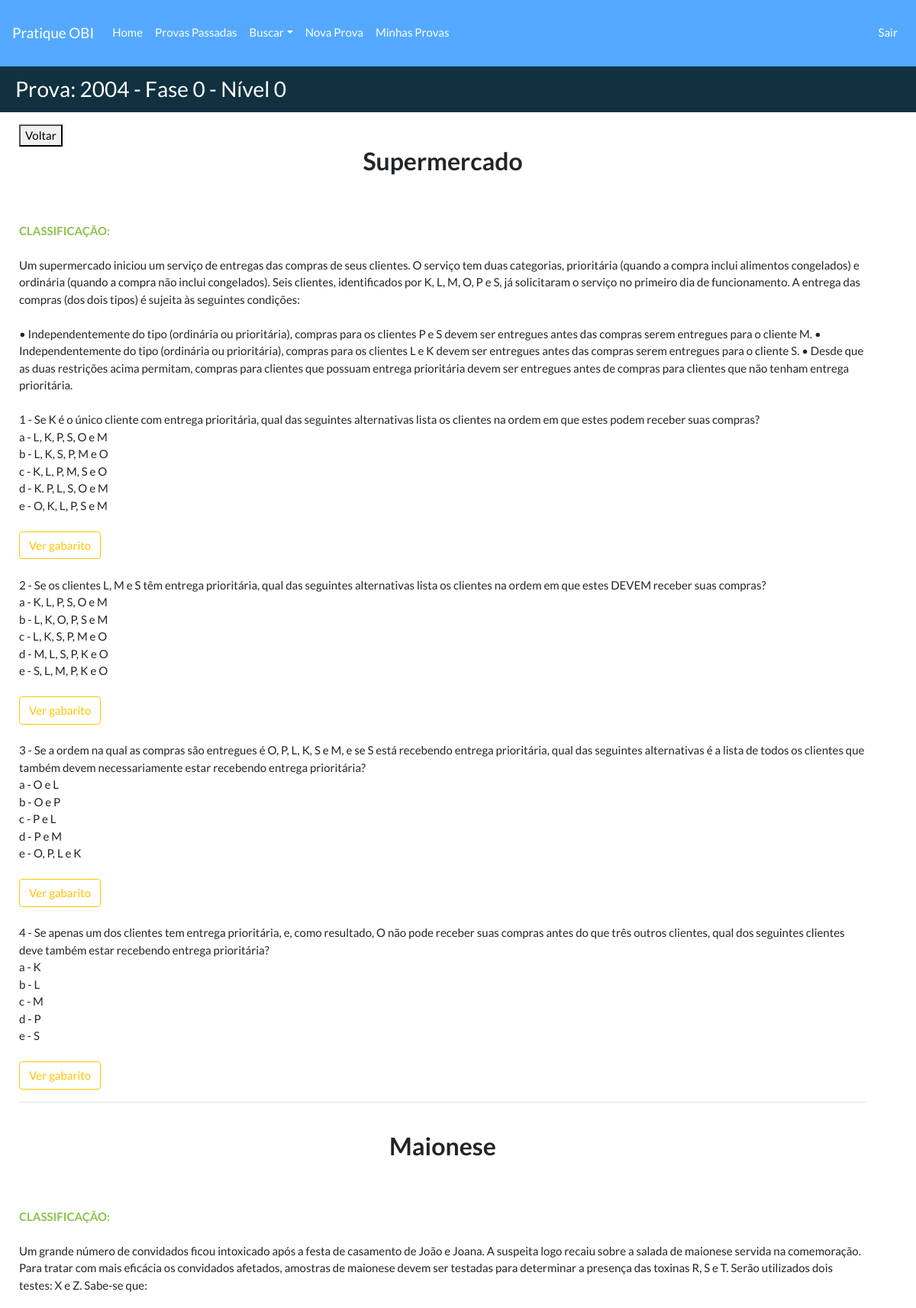
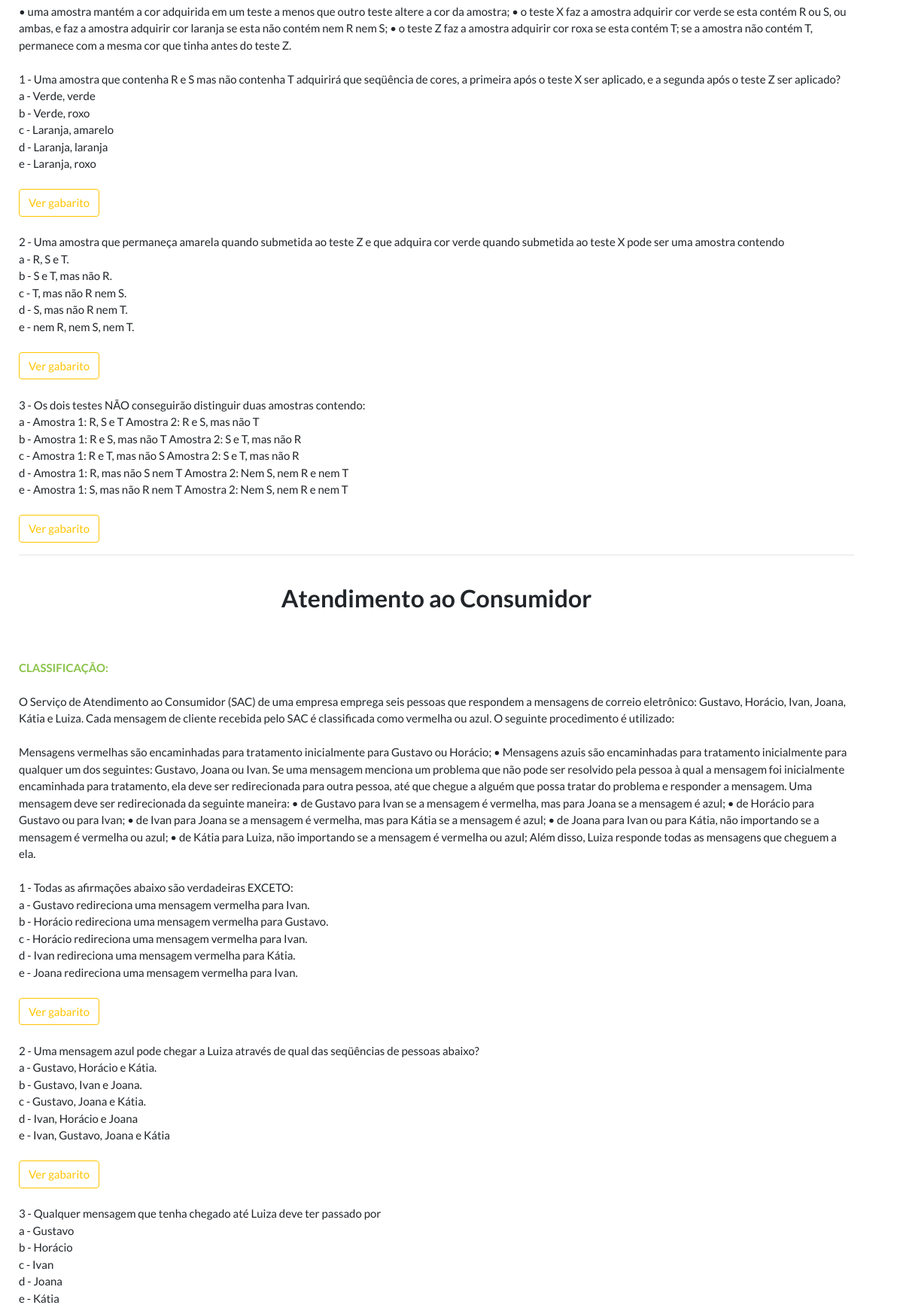
Screenshot of /provas/51/problemas/ (signed in, upper part) with the database file from the repository (2 pictures, top to bottom).
### provasobi/models.py (models this page shows, shortened)
class Prova(models.Model):
    codprova = models.AutoField(db_column='codProva', primary_key=True)  # Field name made lowercase.
    anoprova = models.IntegerField(db_column='anoProva', blank=True, null=True)  # Field name made lowercase.
    nivelprova = models.IntegerField(db_column='nivelProva', blank=True, null=True)  # Field name made lowercase.
    faseprova = models.IntegerField(db_column='faseProva', blank=True, null=True)  # Field name made lowercase.
    urlprova = models.URLField(db_column='urlProva', unique=True, null=True, blank=True,
                               default='https://olimpiada.ic.unicamp.br/passadas/')
    urlgabarito = models.URLField(db_column='urlGabarito', unique=True, null=True, blank=True)
    class Meta:
        unique_together = ['anoprova', 'faseprova', 'nivelprova']
        managed = True
        db_table = 'prova'
        ordering = ['anoprova']

class Problema(models.Model):
    codproblema = models.AutoField(db_column='codProblema', primary_key=True)
    numeroproblema = models.PositiveIntegerField(db_column='numeroProblema',
                                                 validators=[MinValueValidator(1)])
    tituloproblema = models.TextField(db_column='tituloProblema', blank=True, null=True)
    enunciadoproblema = models.TextField(db_column='enunciadoProblema', blank=True, null=True)
    regrasproblema = models.TextField(db_column='regrasProblema', blank=True, null=True)
    imgproblema = models.TextField(db_column='imgProblema', blank=True, null=True, default='')
    codprova = models.ForeignKey('Prova', models.CASCADE, db_column='codProva', blank=True, null=True)
    classificacao = models.ManyToManyField('Classificacao', blank=True)
    def recorte(self, filename):
        return 'problema/' + str(self.codprova.codprova) + '.' + filename.split('.')[-1]
    image = models.ImageField('Recorte', upload_to=recorte, blank=True, null=True)
    class Meta:
        managed = True
        db_table = 'problema'
        unique_together = ['codprova', 'tituloproblema']

class Questao(models.Model):
    codquestao = models.AutoField(db_column='codQuestao', primary_key=True)  # Field name made lowercase.
    numeroquestao = models.PositiveIntegerField(db_column='numeroQuestao',
                                                validators=[MinValueValidator(1)])  # Field name made lowercase.
    enunciadoquestao = models.TextField(db_column='enunciadoQuestao', blank=True,
                                        null=True)  # Field name made lowercase.
    alternativas = models.TextField('Alternativas', null=True, blank=True)
    gabaritoquestao = models.CharField(db_column='gabaritoQuestao', max_length=10, blank=True, null=True)
    imgquestao = models.CharField(db_column='imgQuestao', max_length=300, blank=True, null=True, default='')
    codproblema = models.ForeignKey(Problema, models.CASCADE, db_column='codProblema', blank=True, null=True,
                                    related_name="cod_problemas_questao")
    explicativo = models.TextField('Explicação', null=True, blank=True)
    explicativo_imagem = models.ImageField('Imagem Explicativa ', null=True, blank=True)
    def recorte(self, filename):
        return 'questao/' + str(self.codproblema.codproblema) + '.' + filename.split('.')[-1]
    image = models.ImageField('Recorte', upload_to=recorte, null=True, blank=True)
    class Meta:
        managed = True
        db_table = 'questao'
        verbose_name_plural = 'Questões'
        verbose_name = 'Questão'
        unique_together = ['codproblema', 'numeroquestao']
    def get_alternativas(self):
        data = []
        letras = ['a', 'b', 'c', 'd', 'e']
        i = 0
        alternativas = self.alternativas.split('|')
        for alternativa in alternativas:
            data.append({'letraalternativa': letras[i], 'textoalternativa': alternativas[i]})
            i += 1
        return data

### provasobi/views.py (the view)
# urls.py: path('<int:pk>/problemas/', problemas, name='url_prob'),
def problemas(request, pk):
    problemas = Problema.objects.all().select_related('codprova').filter(codprova=pk)
    provas = Prova.objects.filter(codprova=pk)
    id_prob = []
    for p in problemas:
        id_prob.append(p)
    questoes = Questao.objects.all().select_related('codproblema').filter(codproblema__in=id_prob).order_by(
        'numeroquestao')  # .filter(codproblema__in=id_questoes)
    return render(request, 'problemas.html',
                  {'problemas': problemas, 'questoes': questoes, 'provas': provas})

### templates/problemas.html (shortened to what this page needs)
{% extends 'base2.html' %}
{% load static %}
{% block titulo %}
{% for p in provas %}
    Prova:  {{p.anoprova}} - Fase {{p.faseprova}} - Nível {{p.nivelprova}}
{% endfor %}
{% endblock %}
{% block container %}
    <button onclick="goBack()">Voltar</button>
    {% for prob in problemas %}
    <br/>
    <h3><p align="center"><b>{{prob.tituloproblema}}</b></p></h3><br/>
        <br><font color="#8bc34a"><b>CLASSIFICAÇÃO:</b></font>
        <br/><br/>{{prob.enunciadoproblema}}</br>
        {% if prob.regrasproblema %}
            <br/>{{prob.regrasproblema}}<br/>
        {% endif %}
        {% if prob.imgproblema %}
            {% load static %}
        {% endif %}
        {% for q in questoes %}
            {% if q.codproblema.codproblema == prob.codproblema %}
                <br>{{ q.numeroquestao }} - {{q.enunciadoquestao}}</br>
                {% if q.imgquestao %}
                    {% load static %}
                {% endif %}
                {% for a in q.get_alternativas %}
                        {{a.letraalternativa}} - {{ a.textoalternativa }} </br>
                {% endfor %}
            <br>
             <button class="btn btn-outline-success" onclick="myFunction('{{q.codquestao}}')">Ver gabarito</button><br/>
            {% endif %}
        {% endfor %}
    <hr>
    {% endfor%}
{% endblock %}

### rows the page displays
Prova: anoprova "2004", faseprova "0", nivelprova "0"
Problema: tituloproblema "Supermercado", enunciadoproblema "Um supermercado iniciou um serviço de entregas das compras de seus clientes. O serviço tem duas categorias, prioritária (quando a compra inclui alimentos congelados) e ordinária (quando a compra não inclui congelados). Seis clientes, identificados por K, L, M, O, P e S, já solicitaram o serviço no primeiro dia de funcionamento. A entrega das compras (dos dois tipos) é sujeita às seguintes condições:", regrasproblema "• Independentemente do tipo (ordinária ou prioritária), compras para os clientes P e S devem ser entregues antes das compras serem entregues para o cliente M. • Independentemente do tipo (ordinária ou prioritária), compras para os clientes L e K devem ser entregues antes das compras serem entregues para o cliente S. • Desde que as duas restrições acima permitam, compras para clientes que possuam entrega prioritária devem ser entregues antes de compras para clientes que não tenham entrega prioritária."
Questao: numeroquestao "1", enunciadoquestao "Se K é o único cliente com entrega prioritária, qual das seguintes alternativas lista os clientes na ordem em que estes podem receber suas compras?", letraalternativa "a" "b" "c" "d" "e", textoalternativa "L, K, P, S, O e M" "L, K, S, P, M e O" "K, L, P, M, S e O" "K. P, L, S, O e M" "O, K, L, P, S e M"
Questao: numeroquestao "2", enunciadoquestao "Se os clientes L, M e S têm entrega prioritária, qual das seguintes alternativas lista os clientes na ordem em que estes DEVEM receber suas compras?", letraalternativa "a" "b" "c" "d" "e", textoalternativa "K, L, P, S, O e M" "L, K, O, P, S e M" "L, K, S, P, M e O" "M, L, S, P, K e O" "S, L, M, P, K e O"
Questao: numeroquestao "3", enunciadoquestao "Se a ordem na qual as compras são entregues é O, P, L, K, S e M, e se S está recebendo entrega prioritária, qual das seguintes alternativas é a lista de todos os clientes que também devem necessariamente estar recebendo entrega prioritária?", letraalternativa "a" "b" "c" "d" "e", textoalternativa "O e L" "O e P" "P e L" "P e M" "O, P, L e K"
Questao: numeroquestao "4", enunciadoquestao "Se apenas um dos clientes tem entrega prioritária, e, como resultado, O não pode receber suas compras antes do que três outros clientes, qual dos seguintes clientes deve também estar recebendo entrega prioritária?", letraalternativa "a" "b" "c" "d" "e", textoalternativa "K" "L" "M" "P" "S"
Problema: tituloproblema "Maionese", enunciadoproblema "Um grande número de convidados ficou intoxicado após a festa de casamento de João e Joana. A suspeita logo recaiu sobre a salada de maionese servida na comemoração. Para tratar com mais eficácia os convidados afetados, amostras de maionese devem ser testadas para determinar a presença das toxinas R, S e T. Serão utilizados dois testes: X e Z. Sabe-se que:", regrasproblema "• uma amostra mantém a cor adquirida em um teste a menos que outro teste altere a cor da amostra; • o teste X faz a amostra adquirir cor verde se esta contém R ou S, ou ambas, e faz a amostra adquirir cor laranja se esta não contém nem R nem S; • o teste Z faz a amostra adquirir cor roxa se esta contém T; se a amostra não contém T, permanece com a mesma cor que tinha antes do teste Z."
Questao: numeroquestao "1", enunciadoquestao "Uma amostra que contenha R e S mas não contenha T adquirirá que seqüência de cores, a primeira após o teste X ser aplicado, e a segunda após o teste Z ser aplicado?", letraalternativa "a" "b" "c" "d" "e", textoalternativa "Verde, verde" "Verde, roxo" "Laranja, amarelo" "Laranja, laranja" "Laranja, roxo"
Questao: numeroquestao "2", enunciadoquestao "Uma amostra que permaneça amarela quando submetida ao teste Z e que adquira cor verde quando submetida ao teste X pode ser uma amostra contendo", letraalternativa "a" "b" "c" "d" "e", textoalternativa "R, S e T." "S e T, mas não R." "T, mas não R nem S." "S, mas não R nem T." "nem R, nem S, nem T."
Questao: numeroquestao "3", enunciadoquestao "Os dois testes NÃO conseguirão distinguir duas amostras contendo:", letraalternativa "a" "b" "c" "d" "e", textoalternativa "Amostra 1: R, S e T Amostra 2: R e S, mas não T" "Amostra 1: R e S, mas não T Amostra 2: S e T, mas não R" "Amostra 1: R e T, mas não S Amostra 2: S e T, mas não R" "Amostra 1: R, mas não S nem T Amostra 2: Nem S, nem R e nem T" "Amostra 1: S, mas não R nem T Amostra 2: Nem S, nem R e nem T"
Problema: tituloproblema "Atendimento ao Consumidor", enunciadoproblema "O Serviço de Atendimento ao Consumidor (SAC) de uma empresa emprega seis pessoas que respondem a mensagens de correio eletrônico: Gustavo, Horácio, Ivan, Joana, Kátia e Luiza. Cada mensagem de cliente recebida pelo SAC é classificada como vermelha ou azul. O seguinte procedimento é utilizado:", regrasproblema "Mensagens vermelhas são encaminhadas para tratamento inicialmente para Gustavo ou Horácio; • Mensagens azuis são encaminhadas para tratamento inicialmente para qualquer um dos seguintes: Gustavo, Joana ou Ivan. Se uma mensagem menciona um problema que não pode ser resolvido pela pessoa à qual a mensagem foi inicialmente encaminhada para tratamento, ela deve ser redirecionada para outra pessoa, até que chegue a alguém que possa tratar do problema e responder a mensagem. Uma mensagem deve ser redirecionada da seguinte maneira: • de Gustavo para Ivan se a mensagem é vermelha, mas para Joana se a mensagem é azul; • de Horácio para Gustavo ou para Ivan; • de Ivan para Joana se a mensagem é…"
Questao: numeroquestao "1", enunciadoquestao "Todas as afirmações abaixo são verdadeiras EXCETO:", letraalternativa "a" "b" "c" "d" "e", textoalternativa "Gustavo redireciona uma mensagem vermelha para Ivan." "Horácio redireciona uma mensagem vermelha para Gustavo." "Horácio redireciona uma mensagem vermelha para Ivan." "Ivan redireciona uma mensagem vermelha para Kátia." "Joana redireciona uma mensagem vermelha para Ivan."
Questao: numeroquestao "2", enunciadoquestao "Uma mensagem azul pode chegar a Luiza através de qual das seqüências de pessoas abaixo?", letraalternativa "a" "b" "c" "d" "e", textoalternativa "Gustavo, Horácio e Kátia." "Gustavo, Ivan e Joana." "Gustavo, Joana e Kátia." "Ivan, Horácio e Joana" "Ivan, Gustavo, Joana e Kátia"
Questao: numeroquestao "3", enunciadoquestao "Qualquer mensagem que tenha chegado até Luiza deve ter passado por", letraalternativa "a" "b" "c" "d" "e", textoalternativa "Gustavo" "Horácio" "Ivan" "Joana" "Kátia"
